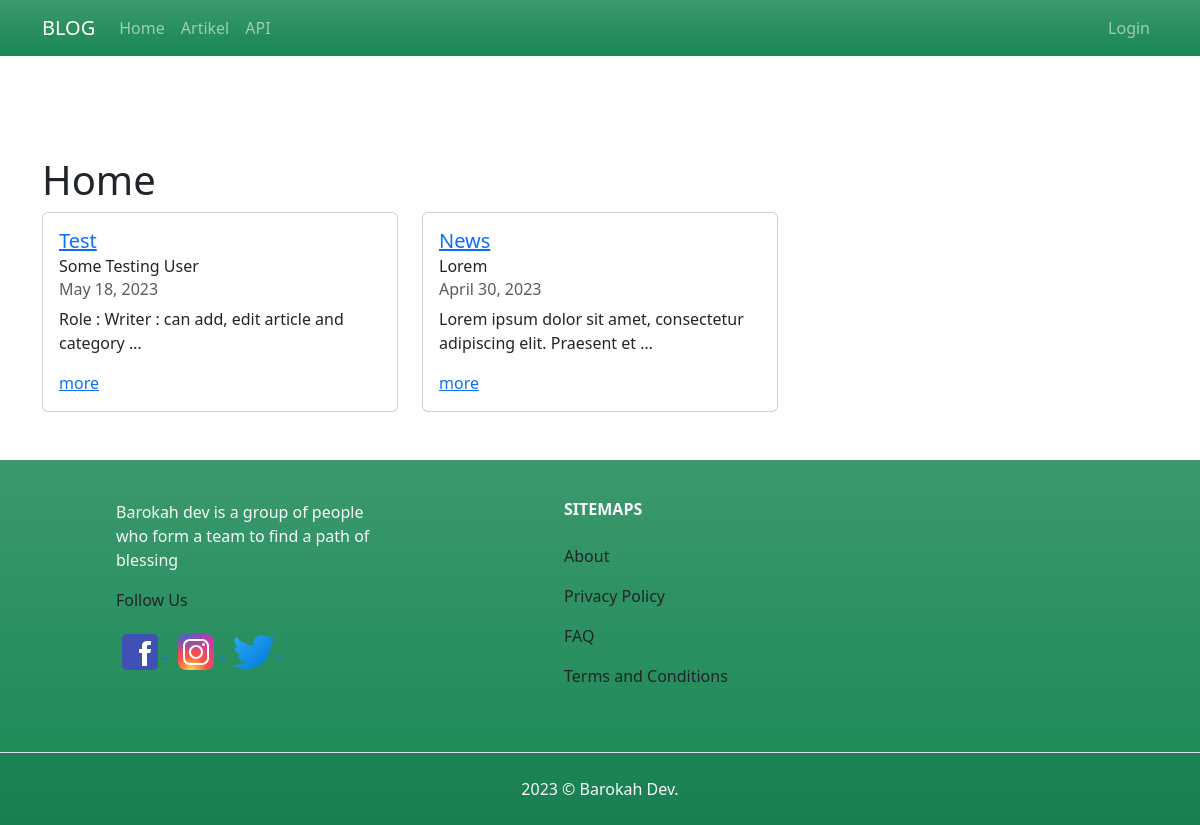
The page / on the database its author committed.
### article/models.py (models this page shows, shortened)
class Article(models.Model):
	title		= models.CharField(max_length=255)
	body 		= models.TextField()
	category = models.ForeignKey(Category, on_delete=models.CASCADE)
	created		= models.DateTimeField(auto_now_add=True)
	updated 	= models.DateTimeField(auto_now=True)
	is_published = models.BooleanField(default=False)
	published 	 = models.DateTimeField(null=True)
	slug		 = models.SlugField(blank=True, editable=False)
	class Meta:
		permissions = (
			('publish_article', 'Can publish article'),
		)

class Category(models.Model):
	name = models.CharField(max_length=50)
	def __str__(self):
		return self.name

### BlogClassBasedView/views.py (the view)
# urls.py: path('', BlogHomeView.as_view(), name='home'),
class BlogHomeView(TemplateView, ArticleEachCategory):
	template_name = "index.html"
	def get_context_data(self):
		querysets = self.get_latest_article_each_category()
		context = {
			'latest_artikel_list':querysets,
		}
		return context

### article/views.py (called while the page is built)
	def get_latest_article_each_category(self):
		category_list = self.model.objects.values_list('category__name', flat=True).distinct()
		queryset = []
		for category in category_list:
			article = self.model.objects.filter(category__name=category, is_published=True).latest('published')
			queryset.append(article)
		return queryset

### templates/index.html (shortened to what this page needs)
{% extends "base.html" %}
{% block contents %}
	<h1>Home</h1>
	<div class="row">
		{% for article in latest_artikel_list %}
			<div class=" col-xs-12 col-sm-6 col-md-6 col-lg-4">
				<div class="card" >
				  <div class="card-body">
				    <h5 class="card-title"><a href="{% url 'article:category' article.category 1%}">{{article.category}}</a></h5>
				    <h6 class="card-subtitle mb-2 text-dark">{{article.title}}</h6>
				    <h6 class="card-subtitle mb-2 text-muted">{{article.published|date}}</h6>
				    <p class="card-text">{{article.body|truncatewords:10}}</p>
				    <a href="{% url 'article:detail' article.slug%}" class="card-link">more</a>
				  </div>
				</div>
			</div>
		{% endfor %}
	</div>
{% endblock contents %}

### rows shown on the page
Article: category "Test", title "Some Testing User", published "May 18, 2023", body "Role : Writer : can add, edit article and category …"
Article: category "News", title "Lorem", published "April 30, 2023", body "Lorem ipsum dolor sit amet, consectetur adipiscing elit. Praesent et …"
